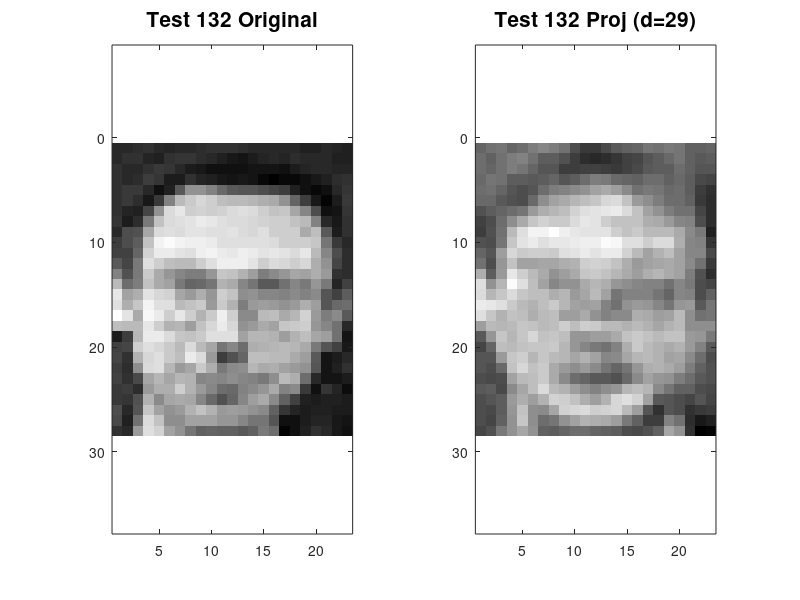

This figure's MATLAB source:
clear;

load mid_train.mat
load mid_test.mat

d = 29;
ind = 132;
Cov_mat = cov(Ytrain');
[U, ~, ~] = svd(Cov_mat);
U1 = U(:, 1:d);
sample = Ytest(:, ind);
Image_mat = [sample, U1 * U1' * sample];

figure(1); clf;
set(gcf, 'position', [50, 50, 500, 400]);

subplot(1,2,1); 
I = reshape(Image_mat(:,1),28,23);
imagesc(I);
colormap(gray);
axis equal;   
title(sprintf("Test %d Original", ind), 'fontsize',15);

subplot(1,2,2); 
I = reshape(Image_mat(:,2),28,23);
imagesc(I);
colormap(gray);
axis equal;   
title(sprintf("Test %d Proj (d=%d)", ind, d), 'fontsize',15);
